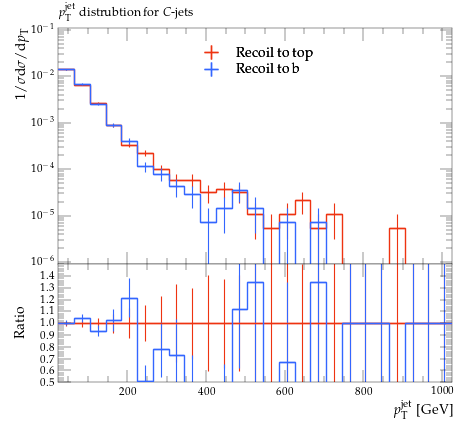

Here is the Python script that generated this plot:
#! /usr/bin/env python

# This Python script was auto-generated using YODA v2.0.2.
# Analysis object: /MC_HFDECAYS/pT_C_jet
# Timestamp: 31-07-2026 (13:13:53)

import matplotlib as mpl
import matplotlib.pyplot as plt
mpl.use('Agg') # comment out for interactive use
import os
import numpy as np

plotDir = os.path.split(os.path.realpath(__file__))[0]
if 'YODA_USER_PLOT_PATH' in globals():
    plot_outdir = globals()['YODA_USER_PLOT_PATH']
else:
    plot_outdir = plotDir

#plot style
plt.style.use(os.path.join(plotDir, '../default.mplstyle'))
# plot metadata
figW, figH = plt.rcParams['figure.figsize']
ax_xLabel = r'$p_\mathrm{T}^\mathrm{jet}$ [GeV]'
ax_yLabel = r'$1/\sigma \mathrm{d}\sigma/\mathrm{d}p_\mathrm{T}$'
ax_title  = r'$p_\mathrm{T}^\mathrm{jet}$ distrubtion for $C$-jets'
ax_xScale = 'linear'
ax_yScale = 'log'
xLims = (25.0, 1025.0)
yLims = (9e-07, 0.11000000000000001)

# TeX-friendly labels for the legend
labels = {
    'legend' : ([ r"Recoil to top", r"Recoil to b" ], r""),
}

# Adjust canvas width and height
canvasW = 10.0
canvasH = 9.0
figW *= canvasW/10.
figH *= canvasH/9.

# Create figure and axis objects
fig, (ax, ratio0_ax) = plt.subplots(2, 1, sharex=True,
                  figsize=(figW,figH), gridspec_kw={'height_ratios': (6.0, 3.0)})

# Set figure margins
plt.subplots_adjust(
    left   = 1.0 * plt.rcParams['figure.subplot.left'],
    right  = 1.0 * plt.rcParams['figure.subplot.right'],
    top    = 1.0 * plt.rcParams['figure.subplot.top'],
    bottom = 1.0 * plt.rcParams['figure.subplot.bottom'])

ratio0_ax.yaxis.set_major_locator(mpl.ticker.MultipleLocator(0.1))
ratio0_ax.set_ylim(0.5, 1.4999)
ratio0_ax.set_ylabel('Ratio')

# the numerical data is stored in a separate file
dataf = dict()
prefix = os.path.split(__file__)[0]
if prefix:    prefix = prefix + '/'
exec(open(prefix+'pT_C_jet__data.py').read(), dataf)


legend_handles = dict() # keep track of handles for the legend

# style options for curves
# starts at zorder>=5 to draw curve on top of legend
styles = {
  'recoil_t': {
    'color' : '#EE3311',
    'linestyle' : '-',
    'linewidth' : 1,
    'marker' : 'none',
    'markersize' : 2,
    'capsize' : 0.0,
    'zorder' : 5,
    'histstyle' : 1,
    'drawstyle' : 'steps-pre',
    'xerrorbars' : 1,
    'yerrorbars' : 1,
    'fillcolor' : None,
    'fillopacity' : 1.0,
    'ratio0_linestyle' : '-',
    'ratio0_linewidth' : 1,
    'ratio0_marker' : 'none',
    'ratio0_markersize' : 2,
    'ratio0_capsize' : 0.0,
    'ratio0_zorder' : 5,
    'ratio0_histstyle' : 1,
    'ratio0_drawstyle' : 'steps-pre',
    'ratio0_xerrorbars' : 1,
    'ratio0_yerrorbars' : 1,
  },
  'recoil_b': {
    'color' : '#3366FF',
    'linestyle' : '-',
    'linewidth' : 1,
    'marker' : 'none',
    'markersize' : 2,
    'capsize' : 0.0,
    'zorder' : 6,
    'histstyle' : 1,
    'drawstyle' : 'steps-pre',
    'xerrorbars' : 1,
    'yerrorbars' : 1,
    'fillcolor' : None,
    'fillopacity' : 1.0,
    'ratio0_linestyle' : '-',
    'ratio0_linewidth' : 1,
    'ratio0_marker' : 'none',
    'ratio0_markersize' : 2,
    'ratio0_capsize' : 0.0,
    'ratio0_zorder' : 6,
    'ratio0_histstyle' : 1,
    'ratio0_drawstyle' : 'steps-pre',
    'ratio0_xerrorbars' : 1,
    'ratio0_yerrorbars' : 1,
  },
}

# curve from input yoda files in main panel
for label, yvals in dataf['yvals'].items():
    if all(np.isnan(v) for v in dataf['yvals'][label]):
        continue
    tmp = None
    if styles[label]['histstyle']: # draw as histogram
        xpos = dataf['xedges'][label] if styles[label]['drawstyle'] else dataf['xpoints'][label]
        ypos = np.insert(yvals, 0, yvals[0]) if styles[label]['drawstyle'] else yvals
        if styles[label]['fillcolor']: # fill area below curve
            ax.fill_between(xpos, ypos, step='pre',
                            color=styles[label]['fillcolor'],
                            alpha=styles[label]['fillopacity'])
        tmp, = ax.plot(xpos, ypos,
                       color=styles[label]['color'],
                       linestyle=styles[label]['linestyle'],
                       linewidth=styles[label]['linewidth'],
                       drawstyle=styles[label]['drawstyle'], solid_joinstyle='miter',
                       zorder=styles[label]['zorder'], label=label)
    tmp = ax.errorbar(dataf['xpoints'][label], yvals,
                      xerr=np.array(dataf['xerrs'][label])*styles[label]['xerrorbars'],
                      yerr=np.array(dataf['yerrs'][label])*styles[label]['yerrorbars'],
                      fmt=styles[label]['marker'], capsize=styles[label]['capsize'],
                      markersize=styles[label]['markersize'],
                      ecolor=styles[label]['color'],
                      color=styles[label]['color'], zorder=styles[label]['zorder'])
    tmp[-1][0].set_linestyle(styles[label]['linestyle'])
    tmp[-1][0].set_linewidth(styles[label]['linewidth'])
    if label in dataf['add_legend_handle']:  legend_handles[label] = tmp
    for varLabel in dataf['variation_yvals'].keys():
        if varLabel.startswith(label):
            tmp, = ax.plot(dataf['xedges'][label], dataf['variation_yvals'][varLabel],
                           color=styles[label]['color'],
                           linestyle=styles[label]['linestyle'],
                           linewidth=styles[label]['linewidth'],
                           drawstyle='steps-pre', solid_joinstyle='miter',
                           zorder=styles[label]['zorder'], alpha=0.5)


# plots on ratio panel
# curve from input yoda files in ratio panel
for label, yvals in dataf['ratio0_yvals'].items():
    if all(np.isnan(v) for v in yvals):
        continue
    if styles[label]['ratio0_histstyle']: # plot as histogram
        xpos = dataf['xedges']['recoil_t'] if styles[label]['ratio0_drawstyle'] else dataf['xpoints']['recoil_t']
        ypos = np.insert(yvals, 0, yvals[0]) if styles[label]['ratio0_drawstyle'] else yvals
        ratio0_ax.plot(xpos, ypos,
                       color=styles[label]['color'],
                       linewidth=styles[label]['linewidth'],
                       linestyle=styles[label]['ratio0_linestyle'],
                       drawstyle=styles[label]['ratio0_drawstyle'], zorder=styles[label]['zorder'],
                       solid_joinstyle='miter')
    tmp = ratio0_ax.errorbar(dataf['xpoints']['recoil_t'], yvals,
                             xerr=np.array(dataf['ref_xerrs'])*styles[label]['ratio0_xerrorbars'],
                             yerr=np.array(dataf['ratio0_yerrs'][label])*styles[label]['ratio0_yerrorbars'],
                             fmt=styles[label]['ratio0_marker'], capsize=styles[label]['ratio0_capsize'],
                             markersize=styles[label]['ratio0_markersize'],
                             ecolor=styles[label]['color'],
                             color=styles[label]['color'])
    tmp[-1][0].set_linestyle(styles[label]['ratio0_linestyle'])
    tmp[-1][0].set_linewidth(styles[label]['ratio0_linewidth'])

    for varlabel in dataf['ratio0_variation_vals'].keys():
        if varlabel.startswith(label):
            ratio0_ax.plot(dataf['xedges']['recoil_t'],
                            dataf['ratio0_variation_vals'][varlabel],
                            color=styles[label]['color'],
                            linestyle=styles[label]['linestyle'],
                            linewidth=styles[label]['linewidth'],
                            drawstyle='steps-pre', solid_joinstyle='miter',
                            zorder=1, alpha=0.5)

legend_items = list(legend_handles.values())
ax.add_artist(ax.legend(legend_items,
                        labels['legend'][0],
                        title=labels['legend'][1],
                        alignment='left',
                        loc='upper center',
                        bbox_to_anchor=(0.5, 0.97)))

# set plot metadata as defined above
ratio0_ax.set_xlabel(ax_xLabel)
ratio0_ax.xaxis.set_label_coords(1., -0.15)
ax.set_ylabel(ax_yLabel, ha='right', va='top')
ax.yaxis.set_label_coords(-0.11, 1.0)
ax.set_title(ax_title, loc='left')
ax.set_xscale(ax_xScale)
ax.set_yscale(ax_yScale)
ax.set_xlim(xLims)
ax.set_ylim(yLims)

# tick formatting
plt.rcParams['xtick.top'] = True
plt.rcParams['ytick.right'] = True
ax.yaxis.set_major_locator(mpl.ticker.LogLocator(base=10.0, numticks=np.inf))
ax.yaxis.set_minor_locator(mpl.ticker.LogLocator(
                           base=10.0, subs=np.arange(0.1, 1, 0.1), numticks=np.inf))
fig.align_ylabels((ax, ratio0_ax))
plt.savefig(os.path.join(plot_outdir, 'pT_C_jet.pdf'), format='PDF')
plt.savefig(os.path.join(plot_outdir, 'pT_C_jet.png'), format='PNG')

plt.close(fig)
